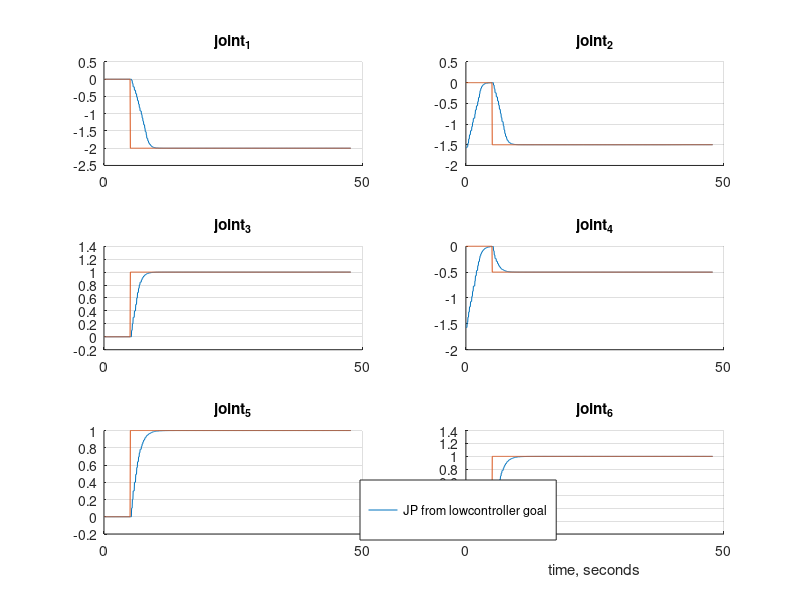
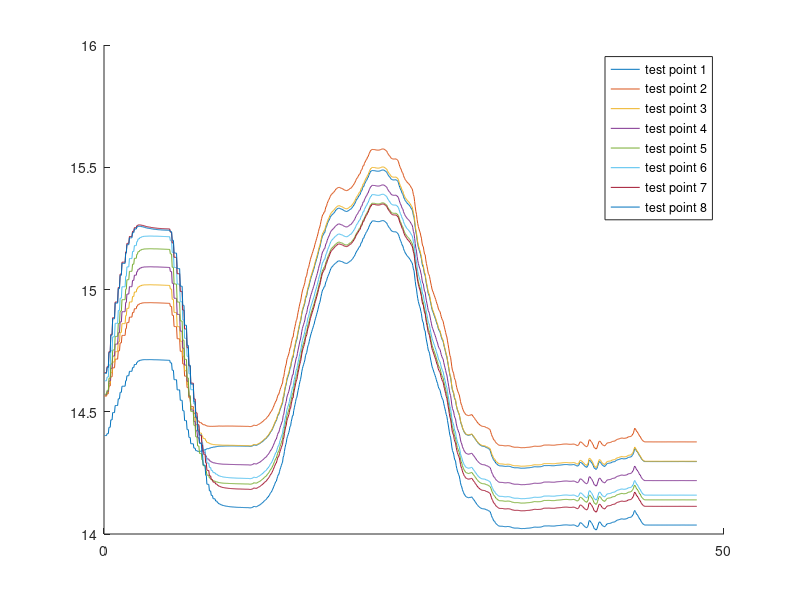
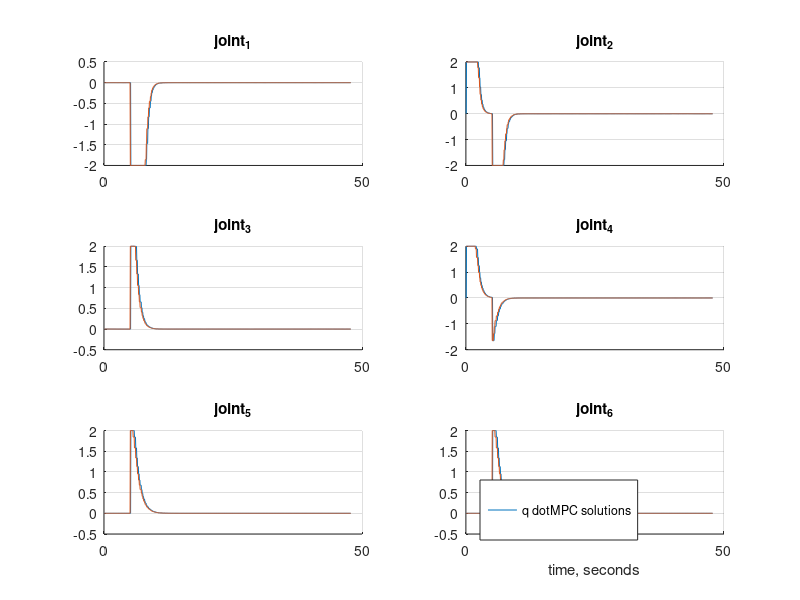
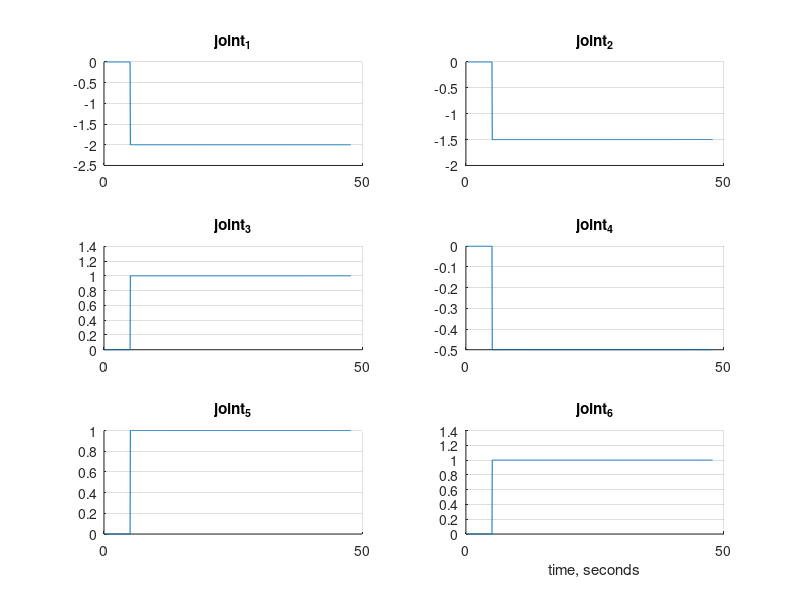

Source code (MATLAB) for these figures, in order:
clear all
close all
clc
cd /home/robot/workspaces/ur5_mpc_vrep
low = load('data_low.csv');

ctp_f = low(:,1:24);
ctp_v = low(:,25:48);
dist_val = low(:,49:160);
dist_vrep = low(:,161:272);
human_sphere = low(:,273:314);
human_vrep = low(:,315:356);

joint_positions = low(:,357:362);
goal_positions =  low(:,363:368);
q_dot_real = low(:,369:374);
q_dot =  low(:,375:380);
min_dist = low(:,381:388);

goal = low(:,389:394);

ctv = low(:,395:418);
ctv_vrep = low(:,419:442);
smallest_distance = low(:,443);

linvelscale = low(:,444);

from_high = low(:,445:462);

high_vel = from_high(:,1:12);
pos = from_high(:,13:18)
len = 5000;
dt = 1000;
s = 10;
e = length(goal);
% e = 500;
%% Plot joint positions Vs Goal Positions
fig_0 = figure('Name', 'HIGH controller: initial poses')
subplot(3,2,1);
grid on;
hold on;
plot(pos(s:e,1))
title('joint_{1}')
set(gca,'XTick',0:dt:dt*len);
set(gca,'XTickLabel',0:0.05*dt:len*dt*0.05);

subplot(3,2,2);
grid on
hold on;
plot(pos(s:e,2));
title('joint_{2}')
set(gca,'XTick',0:dt:dt*len);
set(gca,'XTickLabel',0:0.05*dt:len*dt*0.05);

subplot(3,2,3);
hold on;
grid on;
plot(pos(s:e,3));
title('joint_{3}')
set(gca,'XTick',0:dt:dt*len);
set(gca,'XTickLabel',0:0.05*dt:len*dt*0.05);

subplot(3,2,4);
grid on;
hold on;
plot(pos(s:e,4));
title('joint_{4}')
set(gca,'XTick',0:dt:dt*len);
set(gca,'XTickLabel',0:0.05*dt:len*dt*0.05);

subplot(3,2,5);
grid on;
hold on;
plot(pos(s:e,5));
title('joint_{5}')
set(gca,'XTick',0:dt:dt*len);
set(gca,'XTickLabel',0:0.05*dt:len*dt*0.05);

subplot(3,2,6);
hold on;
grid on;
plot(pos(s:e,6));
title('joint_{6}')
set(gca,'XTick',0:dt:dt*len);
set(gca,'XTickLabel',0:0.05*dt:len*dt*0.05);
xlabel('time, seconds')

%% Plot joint positions Vs Goal Positions
fig_1 = figure('Name', 'High controller: vels 0 - 6')
subplot(3,2,1);
grid on;
hold on;
plot(high_vel(s:e,1))
title('joint_{1}')
set(gca,'XTick',0:dt:dt*len);
set(gca,'XTickLabel',0:0.05*dt:len*dt*0.05);

subplot(3,2,2);
grid on
hold on;
plot(high_vel(s:e,2));
title('joint_{2}')
set(gca,'XTick',0:dt:dt*len);
set(gca,'XTickLabel',0:0.05*dt:len*dt*0.05);

subplot(3,2,3);
hold on;
grid on;
plot(high_vel(s:e,3));
title('joint_{3}')
set(gca,'XTick',0:dt:dt*len);
set(gca,'XTickLabel',0:0.05*dt:len*dt*0.05);

subplot(3,2,4);
grid on;
hold on;
plot(high_vel(s:e,4));
title('joint_{4}')
set(gca,'XTick',0:dt:dt*len);
set(gca,'XTickLabel',0:0.05*dt:len*dt*0.05);

subplot(3,2,5);
grid on;
hold on;
plot(high_vel(s:e,5));
title('joint_{5}')
set(gca,'XTick',0:dt:dt*len);
set(gca,'XTickLabel',0:0.05*dt:len*dt*0.05);

subplot(3,2,6);
hold on;
grid on;
plot(high_vel(s:e,6));
title('joint_{6}')
set(gca,'XTick',0:dt:dt*len);
set(gca,'XTickLabel',0:0.05*dt:len*dt*0.05);
xlabel('time, seconds')

fig_2 = figure('Name', 'High controller: vels 7:12')
subplot(3,2,1);
grid on;
hold on;
plot(high_vel(s:e,7))
title('joint_{1}')
set(gca,'XTick',0:dt:dt*len);
set(gca,'XTickLabel',0:0.05*dt:len*dt*0.05);

subplot(3,2,2);
grid on
hold on;
plot(high_vel(s:e,8));
title('joint_{2}')
set(gca,'XTick',0:dt:dt*len);
set(gca,'XTickLabel',0:0.05*dt:len*dt*0.05);

subplot(3,2,3);
hold on;
grid on;
plot(high_vel(s:e,9));
title('joint_{3}')
set(gca,'XTick',0:dt:dt*len);
set(gca,'XTickLabel',0:0.05*dt:len*dt*0.05);

subplot(3,2,4);
grid on;
hold on;
plot(high_vel(s:e,10));
title('joint_{4}')
set(gca,'XTick',0:dt:dt*len);
set(gca,'XTickLabel',0:0.05*dt:len*dt*0.05);

subplot(3,2,5);
grid on;
hold on;
plot(high_vel(s:e,11));
title('joint_{5}')
set(gca,'XTick',0:dt:dt*len);
set(gca,'XTickLabel',0:0.05*dt:len*dt*0.05);

subplot(3,2,6);
hold on;
grid on;
plot(high_vel(s:e,12));
title('joint_{6}')
set(gca,'XTick',0:dt:dt*len);
set(gca,'XTickLabel',0:0.05*dt:len*dt*0.05);
xlabel('time, seconds')


%% Plot joint positions Vs Goal Positions
fig_1 = figure('Name', 'Joint poses')
subplot(3,2,1);
grid on;
hold on;
plot(joint_positions(s:e,1))
plot(goal_positions(s:e,1))
title('joint_{1}')
set(gca,'XTick',0:dt:dt*len);
set(gca,'XTickLabel',0:0.05*dt:len*dt*0.05);

subplot(3,2,2);
grid on
hold on;
plot(joint_positions(s:e,2));
plot(goal_positions(s:e,2));
title('joint_{2}')
set(gca,'XTick',0:dt:dt*len);
set(gca,'XTickLabel',0:0.05*dt:len*dt*0.05);

subplot(3,2,3);
hold on;
grid on;
plot(joint_positions(s:e,3));
plot(goal_positions(s:e,3));
title('joint_{3}')
set(gca,'XTick',0:dt:dt*len);
set(gca,'XTickLabel',0:0.05*dt:len*dt*0.05);

subplot(3,2,4);
grid on;
hold on;
plot(joint_positions(s:e,4));
plot(goal_positions(s:e,4));
title('joint_{4}')
set(gca,'XTick',0:dt:dt*len);
set(gca,'XTickLabel',0:0.05*dt:len*dt*0.05);

subplot(3,2,5);
grid on;
hold on;
plot(joint_positions(s:e,5));
plot(goal_positions(s:e,5));
title('joint_{5}')
set(gca,'XTick',0:dt:dt*len);
set(gca,'XTickLabel',0:0.05*dt:len*dt*0.05);

subplot(3,2,6);
hold on;
grid on;
l1 = plot(joint_positions(s:e,6));
l2 = plot(goal_positions(s:e,6));
title('joint_{6}')
set(gca,'XTick',0:dt:dt*len);
set(gca,'XTickLabel',0:0.05*dt:len*dt*0.05);
xlabel('time, seconds')

% Construct a Legend with the data from the sub-plots
hL = legend([l1,l2],["JP from low", "controller goal"]);
% Programatically move the Legend
newPosition = [0.45 0.1 0.1 0.1];
newUnits = 'normalized';
set(hL,'Position', newPosition,'Units', newUnits);
saveas(fig_1, 'jp.png');

%% Plot distances low
fig_2 = figure('Name','distances')
hold on;
for i=1:8
    plot(min_dist(s:e,i));
    
end
% plot(smallest_distance(s:e))
set(gca,'XTick',0:dt:dt*len); set(gca,'XTickLabel',0:0.05*dt:len*dt*0.05);

legend('test point 1','test point 2','test point 3','test point 4','test point 5','test point 6','test point 7','test point 8')
saveas(fig_2, 'dist_val.png');

%% Plot joint velocities Vs MPC solutions
fig_4 = figure('Name','velocities')

subplot(3,2,1);
grid on;
hold on;
plot(q_dot_real(s:e,1));
plot(q_dot(s:e,1));
title('joint_{1}');
set(gca,'XTick',0:dt:dt*len);
set(gca,'XTickLabel',0:0.05*dt:len*dt*0.05);

subplot(3,2,2);
grid on
hold on;
plot(q_dot_real(s:e,2));
plot(q_dot(s:e,2));
title('joint_{2}');
set(gca,'XTick',0:dt:dt*len);
set(gca,'XTickLabel',0:0.05*dt:len*dt*0.05);
subplot(3,2,3);
hold on;
grid on;
plot(q_dot_real(s:e,3));
plot(q_dot(s:e,3));
title('joint_{3}');
set(gca,'XTick',0:dt:dt*len);
set(gca,'XTickLabel',0:0.05*dt:len*dt*0.05);

subplot(3,2,4);
grid on;
hold on;
plot(q_dot_real(s:e,4));
plot(q_dot(s:e,4));
title('joint_{4}');
set(gca,'XTick',0:dt:dt*len);
set(gca,'XTickLabel',0:0.05*dt:len*dt*0.05);

subplot(3,2,5);
grid on;
hold on;
plot(q_dot_real(s:e,5));
plot(q_dot(s:e,5));
title('joint_{5}');
set(gca,'XTick',0:dt:dt*len);
set(gca,'XTickLabel',0:0.05*dt:len*dt*0.05);

subplot(3,2,6);
hold on;
grid on;
l1 = plot(q_dot_real(s:e,6));
l2 = plot(q_dot(s:e,6));
title('joint_{6}');
set(gca,'XTick',0:dt:dt*len);
set(gca,'XTickLabel',0:0.05*dt:len*dt*0.05);
xlabel('time, seconds')

hL = legend([l1,l2],["q dot", "MPC solutions"]);
newPosition = [0.6 0.1 0.1 0.1];
newUnits = 'normalized';
set(hL,'Position', newPosition,'Units', newUnits);
saveas(fig_4, 'jv.png');
